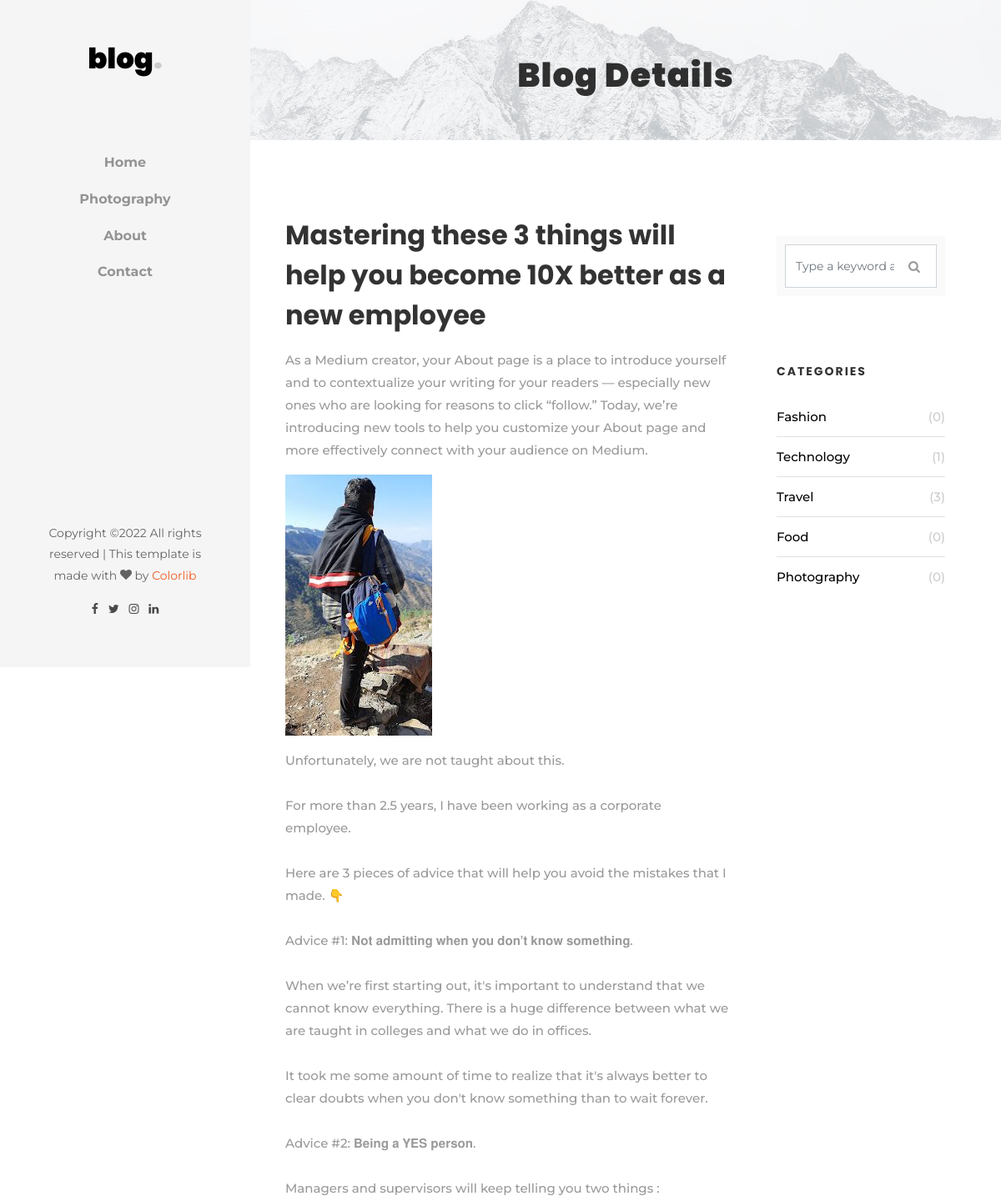
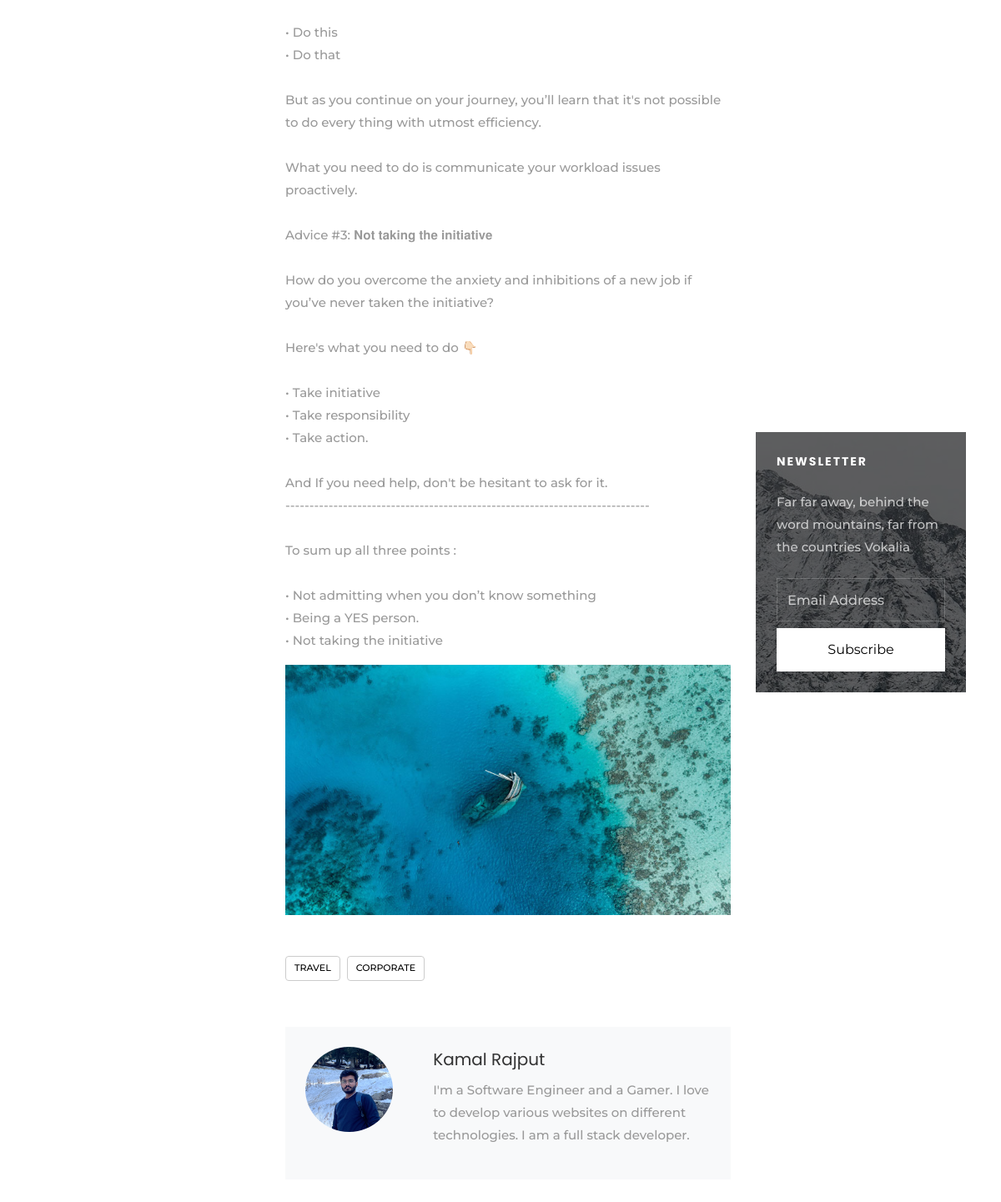
The app's page /blog/2/ with its own data (2 pictures, top to bottom).
### home/models.py (models this page shows, shortened)
class Post(models.Model):
    post_title = models.CharField(max_length=255)
    preview = models.CharField(max_length=500, blank=True)
    description = RichTextField()
    cover_pic = models.ImageField(upload_to = cover_pic_path)
    image_1 = models.ImageField(upload_to = posts_pic_path, blank=True)
    image_2 = models.ImageField(upload_to = posts_pic_path, blank=True)
    image_3 = models.ImageField(upload_to = posts_pic_path, blank=True)
    tags = models.CharField(max_length=500, blank=True)
    author = models.ForeignKey(About, on_delete=models.CASCADE)
    active = models.BooleanField(default=True)
    created_at = models.DateTimeField(default=timezone.now)
    updated_at = models.DateTimeField(default=timezone.now)
    def get_tags_list(self):
        return self.tags.split(',')

class About(models.Model):
    first_name = models.CharField(max_length=30)
    last_name = models.CharField(max_length=30)
    profile_pic = models.ImageField(upload_to ='profilepic.jpg', blank=True)
    about = models.CharField(max_length=500)
    created_at = models.DateTimeField(default=timezone.now)
    updated_at = models.DateTimeField(default=timezone.now)

### home/views.py (the view)
# urls.py: path('blog/<int:pk>/', views.post),
def post(request, pk):
    context = {}
    context["active"] = ""
    post_obj = Post.objects.get(pk=pk)
    latest_posts = Post.objects.all().order_by("-pk")[:3]
    categories = {
        "Fashion": Post.objects.filter(tags__contains="fashion").count(),
        "Technology": Post.objects.filter(tags__contains="technology").count(),
        "Travel": Post.objects.filter(tags__contains="travel").count(),
        "Food": Post.objects.filter(tags__contains="food").count(),
        "Photography": Post.objects.filter(tags__contains="photography").count()
    }
    current_date = datetime.now().date()
    archives_obj = {}
    for i in range(6):
        date = current_date - relativedelta(months=i)
        archives_obj[f'{date.strftime("%B")} {date.strftime("%Y")}'] = Post.objects.filter(created_at__month=date.month).count()
    if post_obj.image_1:
        post_obj.description = post_obj.description.replace(
            "{image_1}", f'<img src="{post_obj.image_1.url}" alt="" class="img-fluid">'
        )
    if post_obj.image_2:
        post_obj.description = post_obj.description.replace(
            "{image_2}", f'<img src="{post_obj.image_2.url}" alt="" class="img-fluid">'
        )
    if post_obj.image_3:
        post_obj.description = post_obj.description.replace(
            "{image_3}", f'<img src="{post_obj.image_3.url}" alt="" class="img-fluid">'
        )
    context["post_obj"] = post_obj
    context["categories"] = categories
    context["latest_posts"] = latest_posts
    context["archives_obj"] = archives_obj
    return render(request, "home/single.html", context)

### home/templatetags/template_tags.py (called while the page is built)
@register.simple_tag
def get_social_links():
    return Social.objects.all().first()

@register.simple_tag
def get_latest_tags():
    posts = Post.objects.all().order_by("-pk")
    tags_list = []
    for post in posts:
        tags = post.tags.split(",")
        for tag in tags:
            if tag not in tags_list: tags_list.append(tag)
            if len(tags_list) == 10: return tags_list
    return tags_list

### templates/home/single.html (shortened to what this page needs)
{% extends "root.html" %}
{% load static %}
{% load template_tags %}
{% block content_body %}
<div id="colorlib-main">
	<div class="hero-wrap" style="background-image: url({% static 'images/bg_1.jpg' %});"
		data-stellar-background-ratio="0.5">
		<div class="overlay"></div>
		<div class=" d-flex justify-content-center align-items-center">
			<div class="col-md-8 text text-center">
				<div class="desc">
					<h1 class="mb-5" style="padding-top: 1.5em;">Blog Details</h1>
				</div>
			</div>
		</div>
	</div>
	<section class="ftco-section">
		<div class="container">
			<div class="row">
				<div class="col-lg-8 ftco-animate">
					<h2 class="mb-3 font-weight-bold">{{ post_obj.post_title }}</h2>
					<p>{{ post_obj.preview }}</p>
					<p>
						<img src="{{ post_obj.cover_pic.url }}" alt="" class="img-fluid">
					</p>
					<p>{{ post_obj.description|safe }}</p>
						<img src="images/image_2.jpg" alt="" class="img-fluid">
					<div class="tag-widget post-tag-container mb-5 mt-5">
						<div class="tagcloud">
							{% for tag in post_obj.get_tags_list %}
							<a href="#" class="tag-cloud-link">{{ tag|upper }}</a>
							{% endfor %}
						</div>
					</div>
					<div class="about-author d-flex p-4 bg-light">
						<div class="bio mr-5" style="width: 300px;">
							<img src="{{ post_obj.author.profile_pic.url }}" alt="Image placeholder" class="img-fluid mb-4">
						</div>
						<div class="desc">
							<h3>{{ post_obj.author.first_name }} {{ post_obj.author.last_name }}</h3>
							<p>{{ post_obj.author.about }}</p>
						</div>
					</div>
				</div>
				<div class="col-lg-4 sidebar ftco-animate">
					<div class="sidebar-box">
						<form action="#" class="search-form">
							<div class="form-group">
								<span class="icon icon-search"></span>
								<input type="text" class="form-control" placeholder="Type a keyword and hit enter">
							</div>
						</form>
					</div>
					<div class="sidebar-box ftco-animate">
						<h3 class="sidebar-heading">Categories</h3>
						<ul class="categories">
							{% for key, value in categories.items %}
							<li><a href="#">{{ key }} <span>({{ value }})</span></a></li>
							{% endfor %}
						</ul>
					</div>
							{% get_latest_tags as latest_tags %}
					<div class="sidebar-box subs-wrap img" style="background-image: url(images/bg_1.jpg);">
						<div class="overlay"></div>
						<h3 class="mb-4 sidebar-heading">Newsletter</h3>
						<p class="mb-4">Far far away, behind the word mountains, far from the countries Vokalia</p>
						<form action="#" class="subscribe-form">
							<div class="form-group">
								<input type="text" class="form-control" placeholder="Email Address">
								<input type="submit" value="Subscribe" class="mt-2 btn btn-white submit">
							</div>
						</form>
					</div>
				</div>
			</div>
		</div>
	</section>
</div>
{% endblock content_body %}

### static/css/icomoon.css (style rules this page uses)
[class^="icon-"], [class*=" icon-"] { font-family: 'icomoon' !important; speak: none; font-style: normal; font-weight: normal; font-variant: normal; text-transform: none; line-height: 1; -webkit-font-smoothing: antialiased; -moz-osx-font-smoothing: grayscale; }
.icon-search:before { content: "\f002"; }

### records on screen
Post: post_title "Mastering these 3 things will help you become 10X better as a new employee", preview "As a Medium creator, your About page is a place to introduce yourself and to contextualize your writing for your readers — especially new ones who are looking for reasons to click “follow.” Today, we’re introducing new tools to help you customize your About page and more effectively connect with your audience on Medium.", cover_pic (picture), description "Unfortunately, we are not taught about this. For more than 2.5 years, I have been working as a corporate employee. Here are 3 pieces of advice that will help you avoid the mistakes that I made. 👇 Advice #1: 𝐍𝐨𝐭 𝐚𝐝𝐦𝐢𝐭𝐭𝐢𝐧𝐠 𝐰𝐡𝐞𝐧 𝐲𝐨𝐮 𝐝𝐨𝐧’𝐭 𝐤𝐧𝐨𝐰 𝐬𝐨𝐦𝐞𝐭𝐡𝐢𝐧𝐠. When we’re first starting out, it's important to understand that we cannot know everything. There is a huge difference between what we are taught in colleges and what we do in offices. It took me some amount of time to realize that it's always better to clear doubts when you don't know something than to wait forever. Advice #2: 𝐁𝐞𝐢𝐧𝐠 𝐚 𝐘𝐄𝐒 𝐩𝐞𝐫𝐬𝐨𝐧. Managers and supervisors will keep telling you two things : • Do this • Do that But as you…", author.profile_pic (picture), author.first_name "Kamal", author.last_name "Rajput", author.about "I'm a Software Engineer and a Gamer. I love to develop various websites on different technologies. I am a full stack developer."

### other values on screen
{{ tag|upper }} "TRAVEL" "CORPORATE"
{{ key }} "Fashion" "Technology" "Travel" "Food" "Photography"
{{ value }} "0" "1" "3" "0" "0"
